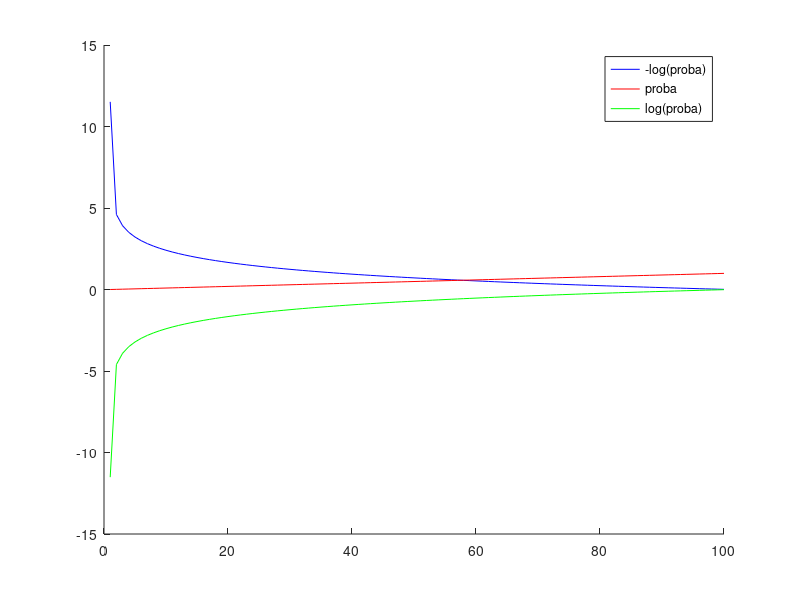

Source code (MATLAB):
function [  ] = testlog(  )
%testlog Summary of this function goes here
%  Detailed explanation goes here


figure(2); 
proba = 0.00001:0.01:1; 
hold on; 
plot(-log(proba), 'b'); 
plot(proba, 'r');
%plot(1-proba, 'b');
plot(log(proba),'g'); 
%plot(log(1-proba),'y'); 
%legend('proba', '1-proba', 'log(proba)', 'log(1-proba)'); 
legend('-log(proba)', 'proba', 'log(proba)'); 